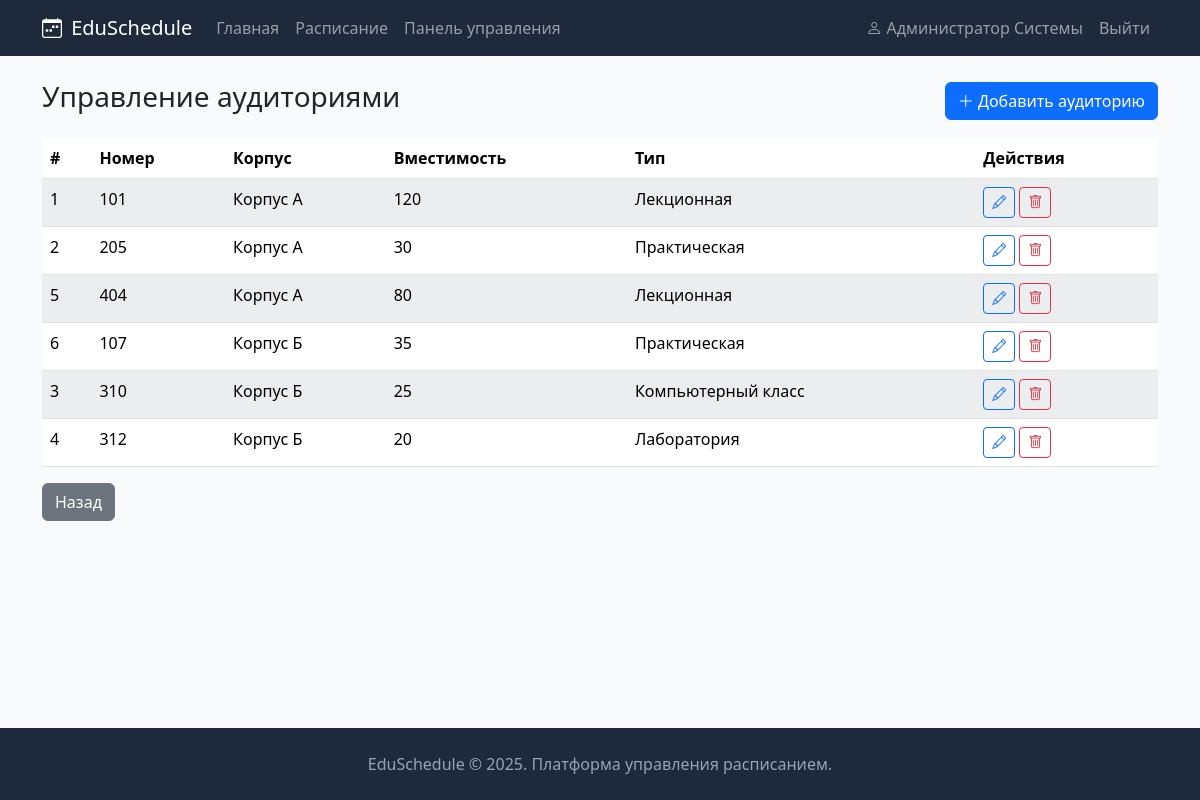
The page /admin/rooms (signed in) on the database its author committed.
### app/models.py (models this page shows, shortened)
class User(db.Model, UserMixin):
    __tablename__ = 'users'
    id = db.Column(db.Integer, primary_key=True)
    username = db.Column(db.String(80), unique=True, nullable=False)
    password_hash = db.Column(db.String(256), nullable=False)
    full_name = db.Column(db.String(150), nullable=False)
    email = db.Column(db.String(120), unique=True, nullable=False)
    role = db.Column(db.String(20), nullable=False, default='student')
    group_id = db.Column(db.Integer, db.ForeignKey('groups.id'), nullable=True)
    created_at = db.Column(db.DateTime, default=datetime.utcnow)

class Room(db.Model):
    __tablename__ = 'rooms'
    id = db.Column(db.Integer, primary_key=True)
    number = db.Column(db.String(20), nullable=False)
    building = db.Column(db.String(100))
    capacity = db.Column(db.Integer, default=30)
    room_type = db.Column(db.String(50), default='Лекционная')
    lessons = db.relationship('Lesson', backref='room', lazy=True, cascade='all, delete-orphan')

### app/routes.py (the view)
@app.route('/admin/rooms')
@login_required
@admin_required
def admin_rooms():
    rooms = Room.query.order_by(Room.building, Room.number).all()
    return render_template('admin/rooms.html', rooms=rooms)

### app/models.py (called while the page is built)
@login_manager.user_loader
def load_user(user_id):
    return User.query.get(int(user_id))

### app/routes.py (called while the page is built)
def admin_required(f):
    @wraps(f)
    def wrapper(*args, **kwargs):
        if not current_user.is_authenticated or current_user.role != 'admin':
            flash('Доступ запрещён', 'danger')
            return redirect(url_for('index'))
        return f(*args, **kwargs)
    return wrapper

@app.context_processor
def inject_globals():
    return dict(days=DAYS, time_slots=TIME_SLOTS)

### app/templates/admin/rooms.html (shortened to what this page needs)
{% extends "base.html" %}
{% block content %}
<div class="d-flex justify-content-between align-items-center mb-3">
    <h3>Управление аудиториями</h3>
    <a href="{{ url_for('admin_room_add') }}" class="btn btn-primary">
        <i class="bi bi-plus-lg"></i> Добавить аудиторию
    </a>
</div>
<table class="table table-striped">
    <thead>
        <tr>
            <th>#</th>
            <th>Номер</th>
            <th>Корпус</th>
            <th>Вместимость</th>
            <th>Тип</th>
            <th>Действия</th>
        </tr>
    </thead>
    <tbody>
        {% for r in rooms %}
        <tr>
            <td>{{ r.id }}</td>
            <td>{{ r.number }}</td>
            <td>{{ r.building or '—' }}</td>
            <td>{{ r.capacity }}</td>
            <td>{{ r.room_type }}</td>
            <td>
                <a href="{{ url_for('admin_room_edit', id=r.id) }}" class="btn btn-sm btn-outline-primary">
                    <i class="bi bi-pencil"></i>
                </a>
                <form method="POST" action="{{ url_for('admin_room_delete', id=r.id) }}" class="d-inline"
                      onsubmit="return confirm('Удалить аудиторию?')">
                    <button type="submit" class="btn btn-sm btn-outline-danger">
                        <i class="bi bi-trash"></i>
                    </button>
                </form>
            </td>
        </tr>
        {% endfor %}
    </tbody>
</table>
<a href="{{ url_for('admin_dashboard') }}" class="btn btn-secondary">Назад</a>
{% endblock %}

### app/templates/base.html (shortened to what this page needs)
<!DOCTYPE html>
<html lang="ru">
<head>
    <link href="https://cdn.jsdelivr.net/npm/bootstrap@5.3.2/dist/css/bootstrap.min.css" rel="stylesheet">
    <link href="https://cdn.jsdelivr.net/npm/bootstrap-icons@1.11.1/font/bootstrap-icons.css" rel="stylesheet">
    <link href="{{ url_for('static', filename='css/style.css') }}" rel="stylesheet">
</head>
<body>
    <nav class="navbar navbar-expand-lg navbar-dark">
        <div class="container">
            <a class="navbar-brand" href="{{ url_for('index') }}">
                <i class="bi bi-calendar-week"></i> EduSchedule
            </a>
            <div class="collapse navbar-collapse" id="navbarNav">
                <ul class="navbar-nav me-auto">
                    <li class="nav-item">
                        <a class="nav-link" href="{{ url_for('index') }}">Главная</a>
                    </li>
                    <li class="nav-item">
                        <a class="nav-link" href="{{ url_for('schedule') }}">Расписание</a>
                    </li>
                    {% if current_user.is_authenticated and current_user.role == 'admin' %}
                    <li class="nav-item">
                        <a class="nav-link" href="{{ url_for('admin_dashboard') }}">Панель управления</a>
                    </li>
                    {% endif %}
                </ul>
                <ul class="navbar-nav">
                    {% if current_user.is_authenticated %}
                    <li class="nav-item">
                        <a class="nav-link" href="{{ url_for('profile') }}">
                            <i class="bi bi-person"></i> {{ current_user.full_name }}
                        </a>
                    </li>
                    <li class="nav-item">
                        <a class="nav-link" href="{{ url_for('logout') }}">Выйти</a>
                    </li>
                    {% endif %}
                </ul>
            </div>
        </div>
    </nav>
    <main class="container mt-4">
        {% block content %}{% endblock %}
    </main>
    <footer class="mt-5 py-4 text-center">
        <div class="container">
            <p class="mb-0">EduSchedule &copy; 2025. Платформа управления расписанием.</p>
        </div>
    </footer>
</body>
</html>

### app/static/css/style.css (style rules this page uses)
:root { --dark-bg: #1e293b; --dark-bg-hover: #334155; --body-bg: #f8fafc; --border-color: #e2e8f0; --text-muted-custom: #94a3b8; }
body { min-height: 100vh; display: flex; flex-direction: column; background-color: var(--body-bg); }
main { flex: 1; }
.navbar { background-color: var(--dark-bg) !important; }
.navbar-brand i { margin-right: 4px; }
footer { margin-top: auto; background-color: var(--dark-bg) !important; }
footer p { color: var(--text-muted-custom) !important; }
.table-striped > tbody > tr:nth-of-type(odd) > * { background-color: #f8fafc; }

### rows shown on the page
User: full_name "Администратор Системы"
Room: id "1", number "101", building "Корпус А", capacity "120", room_type "Лекционная"
Room: id "2", number "205", building "Корпус А", capacity "30", room_type "Практическая"
Room: id "5", number "404", building "Корпус А", capacity "80", room_type "Лекционная"
Room: id "6", number "107", building "Корпус Б", capacity "35", room_type "Практическая"
Room: id "3", number "310", building "Корпус Б", capacity "25", room_type "Компьютерный класс"
Room: id "4", number "312", building "Корпус Б", capacity "20", room_type "Лаборатория"
